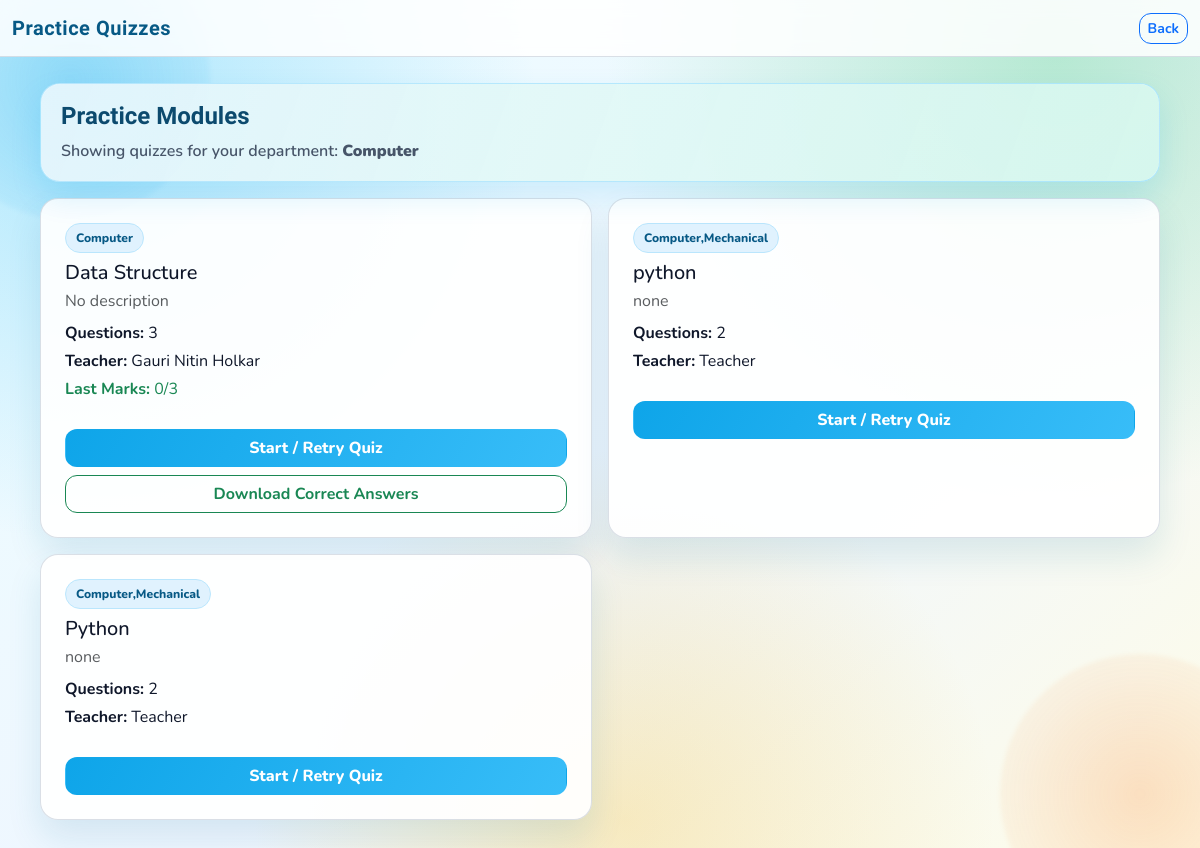
Page /student_practice_quizzes (signed in) on the committed database.
### tables this page shows
CREATE TABLE Practice_Quizzes (
            quiz_id INTEGER PRIMARY KEY AUTOINCREMENT,
            quiz_name TEXT NOT NULL,
            description TEXT,
            teacher_id INTEGER,
            created_by INTEGER NOT NULL,
            department TEXT,
            target_departments TEXT,
            created_at TIMESTAMP DEFAULT CURRENT_TIMESTAMP,
            FOREIGN KEY (created_by) REFERENCES Users(user_id)
        );

### app.py (the view)
@app.route('/student_practice_quizzes')
@login_required
def student_practice_quizzes():
    if session.get('role') != 'Student':
        return redirect('/login')
    with get_db_connection() as conn:
        student_department_row = conn.execute(
            "SELECT COALESCE(NULLIF(department, ''), 'Computer') AS department FROM Users WHERE user_id=?",
            (session['user_id'],)
        ).fetchone()
        student_department = student_department_row['department'] if student_department_row else 'Computer'
        quizzes = conn.execute("""
            SELECT
                p.quiz_id,
                p.quiz_name,
                p.description,
                p.created_at,
                COALESCE(u.username, 'Teacher') AS teacher_name,
                COALESCE(
                    NULLIF(p.target_departments, ''),
                    COALESCE(NULLIF(p.department, ''), COALESCE(NULLIF(u.department, ''), 'Computer'))
                ) AS quiz_departments,
                COUNT(DISTINCT q.question_id) AS total_questions,
                pp.score AS last_score,
                pp.correct_answers AS last_correct,
                pp.total_questions AS last_total,
                pp.completed_at
            FROM Practice_Quizzes p
            LEFT JOIN Users u ON p.created_by = u.user_id
            LEFT JOIN PracticeQuestions q ON p.quiz_id = q.quiz_id
            LEFT JOIN PracticeProgress pp
                ON pp.quiz_id = p.quiz_id AND pp.user_id = ?
            WHERE (',' || COALESCE(
                NULLIF(p.target_departments, ''),
                COALESCE(NULLIF(p.department, ''), COALESCE(NULLIF(u.department, ''), 'Computer'))
            ) || ',') LIKE '%,' || ? || ',%'
            GROUP BY p.quiz_id
            ORDER BY p.quiz_id DESC
        """, (session['user_id'], student_department)).fetchall()
    return render_template(
        'student/student_practice_quizzes.html',
        quizzes=quizzes,
        student_department=student_department
    )

### app.py (called while the page is built)
def get_db_connection():
    return DBConnection(DATABASE)

def login_required(f):
    @wraps(f)
    def decorated_function(*args, **kwargs):
        if 'user_id' not in session:
            flash("Please login first")
            return redirect(url_for('login'))
        return f(*args, **kwargs)
    return decorated_function

    def __enter__(self):
        return self.conn

    def __exit__(self, exc_type, exc_val, exc_tb):
        if exc_type is None:
            self.conn.commit()
        else:
            self.conn.rollback()
        self.conn.close()

### templates/student/student_practice_quizzes.html (shortened to what this page needs)
<!DOCTYPE html>
<html lang="en">
<head>
<link href="https://cdn.jsdelivr.net/npm/bootstrap@5.3.2/dist/css/bootstrap.min.css" rel="stylesheet">
<link href="{{ url_for('static', filename='css/ui-system.css') }}" rel="stylesheet">
</head>
<body class="app-bg">
<nav class="navbar navbar-expand-lg topbar">
    <div class="container-fluid">
        <span class="navbar-brand">Practice Quizzes</span>
        <a href="{{ url_for('student_dashboard') }}" class="btn btn-outline-primary btn-sm">Back</a>
    </div>
</nav>
<div class="page-wrap">
    <div class="section-hero mb-3">
        <h2>Practice Modules</h2>
        <p>Showing quizzes for your department: <strong>{{ student_department }}</strong></p>
    </div>
    {% if quizzes %}
    <div class="row g-3">
        {% for q in quizzes %}
        <div class="col-12 col-md-6">
            <div class="glass-card h-100">
                <div class="p-3 p-md-4">
                    <div class="chip mb-2">{{ q['quiz_departments'] }}</div>
                    <h5 class="mb-1">{{ q['quiz_name'] }}</h5>
                    <p class="text-muted mb-2">{{ q['description'] or 'No description' }}</p>
                    <p class="mb-1"><strong>Questions:</strong> {{ q['total_questions'] }}</p>
                    <p class="mb-1"><strong>Teacher:</strong> {{ q['teacher_name'] }}</p>
                    {% if q['completed_at'] %}
                    <p class="mb-1 text-success"><strong>Last Marks:</strong> {{ q['last_correct'] }}/{{ q['last_total'] }}</p>
                    {% endif %}
                </div>
                <div class="px-3 pb-3 px-md-4 pb-md-4 d-grid gap-2">
                    <a class="btn btn-brand w-100" href="{{ url_for('take_practice_quiz', quiz_id=q['quiz_id']) }}">Start / Retry Quiz</a>
                    {% if q['completed_at'] %}
                    <a class="btn btn-outline-success w-100" href="{{ url_for('download_practice_quiz_page', quiz_id=q['quiz_id']) }}">Download Correct Answers</a>
                    {% endif %}
                </div>
            </div>
        </div>
        {% endfor %}
    </div>
    {% else %}
    <div class="glass-card p-4">No practice quizzes available.</div>
    {% endif %}
</div>
</body>
</html>

### static/css/ui-system.css (style rules this page uses)
:root { --bg-a: #ecfeff; --bg-b: #eff6ff; --bg-c: #fefce8; --brand: #0ea5e9; --brand-dark: #0284c7; --success: #22c55e; --success-dark: #16a34a; --accent: #f97316; --text: #0f172a; --muted: #475569; --card: rgba(255, 255, 255, 0.92); --border: rgba(148, 163, 184, 0.35); }
* { box-sizing: border-box; }
body.app-bg { min-height: 100vh; background: radial-gradient(circle at 8% 12%, rgba(56, 189, 248, 0.35), transparent 33%), radial-gradient(circle at 88% 6%, rgba(34, 197, 94, 0.28), transparent 34%), radial-gradient(circle at 52% 96%, rgba(251, 191, 36, 0.26), transparent 36%), linear-gradient(140deg, var(--bg-a), var(--bg-b) 55%, var(--bg-c)); font-family: 'Nunito', sans-serif; color: var(--text); position: relative; overflow-x: hidden; }
body.app-bg::before, body.app-bg::after { content: ""; position: fixed; width: 280px; height: 280px; border-radius: 50%; filter: blur(2px); z-index: -1; animation: floatBlob 9s ease-in-out infinite; }
body.app-bg::before { top: -60px; left: -70px; background: radial-gradient(circle, rgba(14, 165, 233, 0.22), rgba(14, 165, 233, 0)); }
body.app-bg::after { bottom: -80px; right: -80px; background: radial-gradient(circle, rgba(249, 115, 22, 0.2), rgba(249, 115, 22, 0)); animation-delay: 1.3s; }
.topbar { background: rgba(255, 255, 255, 0.86); border-bottom: 1px solid var(--border); backdrop-filter: blur(10px); }
.topbar .navbar-brand { color: #075985; font-family: 'Orbitron', sans-serif; font-weight: 700; letter-spacing: 0.5px; }
.page-wrap { width: min(1120px, calc(100% - 28px)); margin: 26px auto 34px; }
.glass-card { border: 1px solid var(--border); border-radius: 18px; box-shadow: 0 18px 34px rgba(14, 116, 144, 0.12); background: var(--card); color: var(--text); }
.section-hero { border: 1px solid rgba(56, 189, 248, 0.34); border-radius: 20px; padding: 18px 20px; box-shadow: 0 14px 30px rgba(14, 165, 233, 0.15); background: linear-gradient(110deg, rgba(255, 255, 255, 0.92), rgba(236, 254, 255, 0.88)); position: relative; }
.section-hero::after { content: ""; position: absolute; inset: 0; border-radius: 20px; pointer-events: none; background: linear-gradient(120deg, rgba(14, 165, 233, 0.09), rgba(34, 197, 94, 0.09)); }
.section-hero h1, .section-hero h2 { font-family: 'Orbitron', sans-serif; font-size: clamp(1.15rem, 2vw, 1.55rem); margin: 0; font-weight: 700; color: #0c4a6e; position: relative; z-index: 1; }
.section-hero p { margin: 8px 0 0; color: var(--muted); font-weight: 600; position: relative; z-index: 1; }
.stat-badge, .chip { display: inline-block; background: #e0f2fe; color: #075985; border: 1px solid #bae6fd; border-radius: 999px; padding: 5px 10px; font-size: 0.76rem; font-weight: 800; }
.btn-brand { background: linear-gradient(120deg, var(--brand), #38bdf8); border-color: transparent; color: #fff; font-weight: 800; border-radius: 12px; }
.btn-outline-primary, .btn-outline-secondary, .btn-outline-danger, .btn-outline-success, .btn-outline-warning { border-radius: 12px; font-weight: 700; }

### rows in the picture
Practice_Quizzes: quiz_departments "Computer", quiz_name "Data Structure", description "No description", total_questions "3", teacher_name "Gauri Nitin Holkar", last_correct "0", last_total "3"
Practice_Quizzes: quiz_departments "Computer,Mechanical", quiz_name "python", description "none", total_questions "2", teacher_name "Teacher"
Practice_Quizzes: quiz_departments "Computer,Mechanical", quiz_name "Python", description "none", total_questions "2", teacher_name "Teacher"

### other values in the picture
{{ student_department }} "Computer"
